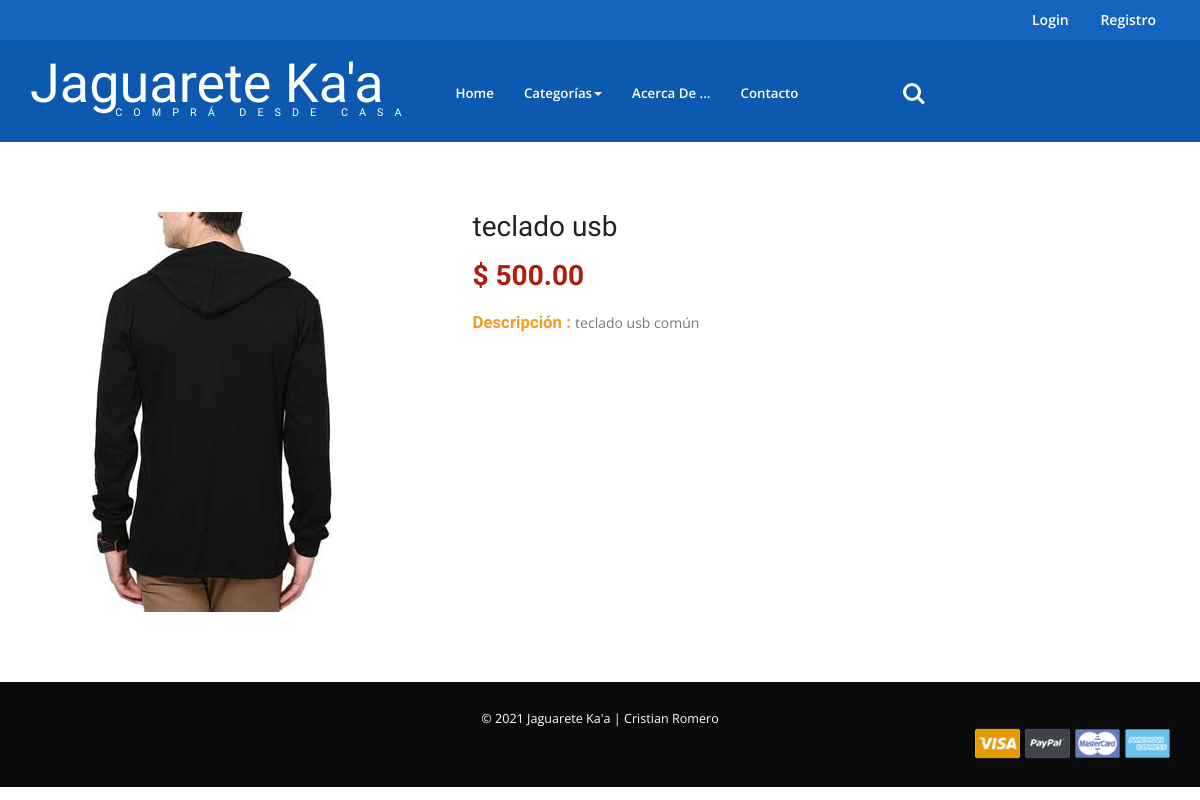
Page /ecom/4 on the committed database.
### frontend/models.py (models this page shows, shortened)
class Productos(models.Model):
    nombre = models.CharField(max_length=200)
    precio = models.DecimalField(max_digits=11, decimal_places=2)
    descripcion = models.TextField()
    foto = models.CharField(max_length=5000, null=True, blank=True)
    banner = models.CharField(max_length=5000, null=True, blank=True)
    fecha = models.DateTimeField(auto_now_add=True)
    categoria = models.ForeignKey(Categorias, on_delete=models.CASCADE)
    class Meta:
        ordering = ['nombre']

### frontend/views.py (the view)
# urls.py: path('<int:prod_id>', views.productos, name='productos'),
def productos(request, prod_id):
    productoss = Productos.objects.get(id = prod_id)
    return render (request, "productos.html", {'productoss':productoss})

### frontend/context_processors.py (called while the page is built)
def blog_menu(request):
    link_menu = Categorias.objects.all()
    return { 'link_menu': link_menu }

def list_prod(request):
    link_prod = Productos.objects.raw('SELECT * FROM frontend_productos ORDER BY fecha desc')[3:10]
    return { 'link_prod': link_prod }

def last_prod(request):
    lprod = Productos.objects.raw('SELECT * FROM frontend_productos ORDER BY fecha desc')[:3]
    return { 'lprod': lprod }

def grupo(request):
    users_in_group = Group.objects.get(name="Clientes").user_set.all()
    return { 'users_in_group': users_in_group }

### frontend/templates/productos.html (shortened to what this page needs)
{% extends "layout.html" %}
{% load static %}
{% block content %}
<div class="single-wl3">
	<div class="container">
		<div class="single-grids">
			<div class="col-md-9 single-grid">
				<div clas="single-top">
					<div class="single-left">
						<div class="flexslider">
							<div class="thumb-image"> <img src="{% static 'images/p28.jpg' %}" data-imagezoom="true" class="img-responsive"> </div>
						</div>
					</div>
					<div class="single-right simpleCart_shelfItem">
						<h4>{{ productoss.nombre }}</h4>
						<p class="price item_price">$&nbsp;{{ productoss.precio }}</p>
						<div class="description">
							<p><span>Descripción : </span> {{ productoss.descripcion }}</p>
						</div>
					</div>
				</div>
			</div>
		</div>
	</div>
</div>
{% endblock %}

### static/css/style.css (style rules this page uses)
h1,h2,h3,h4,h5,h6 { padding:0 0; margin:0 0; font-family: 'Cagliostro', sans-serif; }
p { padding:0 0; margin:0 0; }
body { padding:0 0; margin:0 0; font-family: 'Open Sans', sans-serif; }
.price,.cat-img,.brand-w3l { margin-top: 2em; }
.single-wl3 { padding: 5em 0; }
.single-left { float: left; width: 48%; margin-right: 2%; }
.single-right { float: left; width: 50%; }
.single-grid h4 { font-size: 2em; color: #222; margin-bottom: 0.5em; }
.description p { font-size: 1em; line-height: 1.8em; color: #777; }
.description span { font-size: 1.2em; color: #f19e1f; font-weight: bold; font-family: 'Cagliostro', sans-serif; }
p.price { font-size: 2em; margin: 0.5em 0; color: #AF1D0D; font-weight: bold; font-family: 'Cagliostro', sans-serif; }

### rows in the picture
Productos: nombre "teclado usb", precio "500.00", descripcion "teclado usb común"
